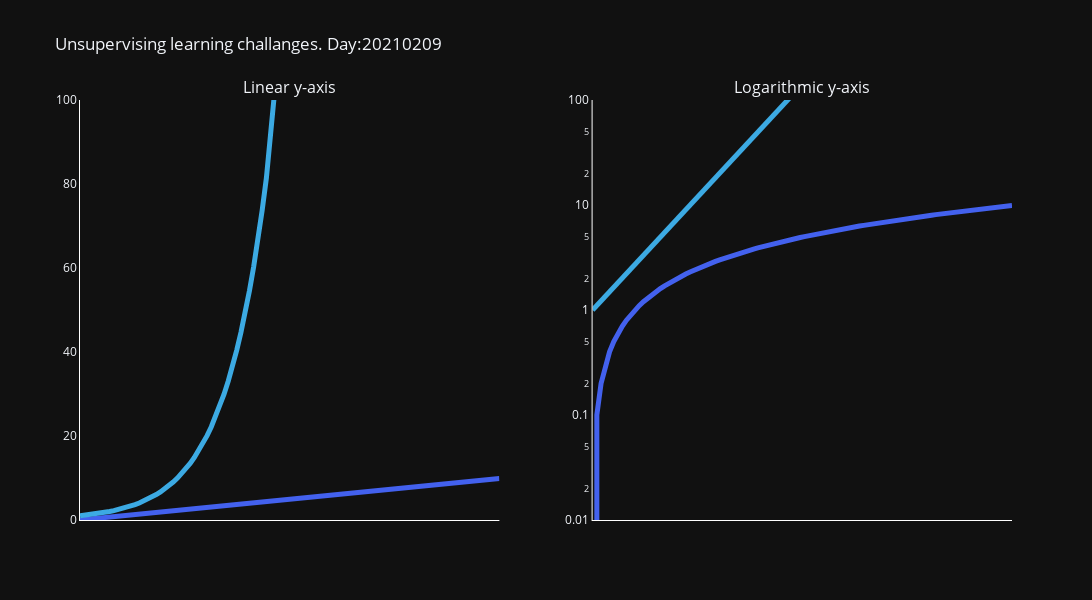

The notebook cell this image was saved under:
### Code cell
fig = make_subplots(
    rows=1, cols=2,
    subplot_titles=("Linear y-axis", "Logarithmic y-axis"))

fig.add_trace(go.Scatter(x=x, y=x,
                    mode='lines',
                    line=dict(color="#4361ee",width=5),
                    name='x = x'),row=1, col=1)

fig.add_trace(go.Scatter(y=[math.e**i for i in x], x=x,
                    mode='lines',
                    line=dict(color="#3CAAE3",width=5),
                    name='x=e**x'),row=1, col=1)

fig.add_trace(go.Scatter(x=x, y=x,
                    mode='lines',
                    line=dict(color="#4361ee",width=5),
                    name='x = x'),row=1, col=2)

fig.add_trace(go.Scatter(y=[math.e**i for i in x], x=x,
                    mode='lines',
                    line=dict(color="#3CAAE3",width=5),
                    name='x=e**x'),row=1, col=2)



fig.update_yaxes(
    range=[0,100], 
    showgrid=False,
    showline=True, linewidth=1, linecolor='white',
    row=1, col=1)

fig.update_xaxes(
    showticklabels=False,
    showgrid=False,
    dtick=False,
    showline=True, linewidth=1, linecolor='white',
    row=1, col=1)

fig.update_yaxes(
    type='log',
    range=[-2,2], 
    showgrid=False,
    showline=True, linewidth=1, linecolor='white',
    row=1, col=2)

fig.update_xaxes(
    showticklabels=False,
    showgrid=False,
    dtick=False,
    showline=True, linewidth=1, linecolor='white',
    row=1, col=2)

fig.update_layout(showlegend=False)


fig.update_layout(height=600, width=1200, title_text="Unsupervising learning challanges. Day:20210209")
fig.show()

### Figure 1 — Plotly figure (JSON) as saved in the notebook; plotly's stock layout.template omitted (floating-point values rounded to 4 significant figures)
{"data": [{"line": {"color": "#4361ee", "width": 5}, "mode": "lines", "name": "x = x", "type": "scatter", "x": [0, 0.1, 0.2, 0.3, 0.4, 0.5, 0.6, 0.7, 0.8, 0.9, 1, 1.1, 1.2, 1.3, 1.4, 1.5, 1.6, 1.7, 1.8, 1.9, 2, 2.1, 2.2, 2.3, 2.4, 2.5, 2.6, 2.7, 2.8, 2.9, 3, 3.1, 3.2, 3.3, 3.4, 3.5, 3.6, 3.7, 3.8, 3.9, 4, 4.1, 4.2, 4.3, 4.4, 4.5, 4.6, 4.7, 4.8, 4.9, 5, 5.1, 5.2, 5.3, 5.4, 5.5, 5.6, 5.7, 5.8, 5.9, 6, 6.1, 6.2, 6.3, 6.4, 6.5, 6.6, 6.7, 6.8, 6.9, 7, 7.1, 7.2, 7.3, 7.4, 7.5, 7.6, 7.7, 7.8, 7.9, 8, 8.1, 8.2, 8.3, 8.4, 8.5, 8.6, 8.7, 8.8, 8.9, 9, 9.1, 9.2, 9.3, 9.4, 9.5, 9.6, 9.7, 9.8, 9.9], "xaxis": "x", "y": [0, 0.1, 0.2, 0.3, 0.4, 0.5, 0.6, 0.7, 0.8, 0.9, 1, 1.1, 1.2, 1.3, 1.4, 1.5, 1.6, 1.7, 1.8, 1.9, 2, 2.1, 2.2, 2.3, 2.4, 2.5, 2.6, 2.7, 2.8, 2.9, 3, 3.1, 3.2, 3.3, 3.4, 3.5, 3.6, 3.7, 3.8, 3.9, 4, 4.1, 4.2, 4.3, 4.4, 4.5, 4.6, 4.7, 4.8, 4.9, 5, 5.1, 5.2, 5.3, 5.4, 5.5, 5.6, 5.7, 5.8, 5.9, 6, 6.1, 6.2, 6.3, 6.4, 6.5, 6.6, 6.7, 6.8, 6.9, 7, 7.1, 7.2, 7.3, 7.4, 7.5, 7.6, 7.7, 7.8, 7.9, 8, 8.1, 8.2, 8.3, 8.4, 8.5, 8.6, 8.7, 8.8, 8.9, 9, 9.1, 9.2, 9.3, 9.4, 9.5, 9.6, 9.7, 9.8, 9.9], "yaxis": "y"}, {"line": {"color": "#3CAAE3", "width": 5}, "mode": "lines", "name": "x=e**x", "type": "scatter", "x": [0, 0.1, 0.2, 0.3, 0.4, 0.5, 0.6, 0.7, 0.8, 0.9, 1, 1.1, 1.2, 1.3, 1.4, 1.5, 1.6, 1.7, 1.8, 1.9, 2, 2.1, 2.2, 2.3, 2.4, 2.5, 2.6, 2.7, 2.8, 2.9, 3, 3.1, 3.2, 3.3, 3.4, 3.5, 3.6, 3.7, 3.8, 3.9, 4, 4.1, 4.2, 4.3, 4.4, 4.5, 4.6, 4.7, 4.8, 4.9, 5, 5.1, 5.2, 5.3, 5.4, 5.5, 5.6, 5.7, 5.8, 5.9, 6, 6.1, 6.2, 6.3, 6.4, 6.5, 6.6, 6.7, 6.8, 6.9, 7, 7.1, 7.2, 7.3, 7.4, 7.5, 7.6, 7.7, 7.8, 7.9, 8, 8.1, 8.2, 8.3, 8.4, 8.5, 8.6, 8.7, 8.8, 8.9, 9, 9.1, 9.2, 9.3, 9.4, 9.5, 9.6, 9.7, 9.8, 9.9], "xaxis": "x", "y": [1, 1.105, 1.221, 1.35, 1.492, 1.649, 1.822, 2.014, 2.226, 2.46, 2.718, 3.004, 3.32, 3.669, 4.055, 4.482, 4.953, 5.474, 6.05, 6.686, 7.389, 8.166, 9.025, 9.974, 11.02, 12.18, 13.46, 14.88, 16.44, 18.17, 20.09, 22.2, 24.53, 27.11, 29.96, 33.12, 36.6, 40.45, 44.7, 49.4, 54.6, 60.34, 66.69, 73.7, 81.45, 90.02, 99.48, 109.9, 121.5, 134.3, 148.4, 164.0, 181.3, 200.3, 221.4, 244.7, 270.4, 298.9, 330.3, 365.0, 403.4, 445.9, 492.7, 544.6, 601.8, 665.1, 735.1, 812.4, 897.8, 992.3, 1097.0, 1212.0, 1339.0, 1480.0, 1636.0, 1808.0, 1998.0, 2208.0, 2441.0, 2697.0, 2981.0, 3294.0, 3641.0, 4024.0, 4447.0, 4915.0, 5432.0, 6003.0, 6634.0, 7332.0, 8103.0, 8955.0, 9897.0, 10940.0, 12090.0, 13360.0, 14760.0, 16320.0, 18030.0, 19930.0], "yaxis": "y"}, {"line": {"color": "#4361ee", "width": 5}, "mode": "lines", "name": "x = x", "type": "scatter", "x": [0, 0.1, 0.2, 0.3, 0.4, 0.5, 0.6, 0.7, 0.8, 0.9, 1, 1.1, 1.2, 1.3, 1.4, 1.5, 1.6, 1.7, 1.8, 1.9, 2, 2.1, 2.2, 2.3, 2.4, 2.5, 2.6, 2.7, 2.8, 2.9, 3, 3.1, 3.2, 3.3, 3.4, 3.5, 3.6, 3.7, 3.8, 3.9, 4, 4.1, 4.2, 4.3, 4.4, 4.5, 4.6, 4.7, 4.8, 4.9, 5, 5.1, 5.2, 5.3, 5.4, 5.5, 5.6, 5.7, 5.8, 5.9, 6, 6.1, 6.2, 6.3, 6.4, 6.5, 6.6, 6.7, 6.8, 6.9, 7, 7.1, 7.2, 7.3, 7.4, 7.5, 7.6, 7.7, 7.8, 7.9, 8, 8.1, 8.2, 8.3, 8.4, 8.5, 8.6, 8.7, 8.8, 8.9, 9, 9.1, 9.2, 9.3, 9.4, 9.5, 9.6, 9.7, 9.8, 9.9], "xaxis": "x2", "y": [0, 0.1, 0.2, 0.3, 0.4, 0.5, 0.6, 0.7, 0.8, 0.9, 1, 1.1, 1.2, 1.3, 1.4, 1.5, 1.6, 1.7, 1.8, 1.9, 2, 2.1, 2.2, 2.3, 2.4, 2.5, 2.6, 2.7, 2.8, 2.9, 3, 3.1, 3.2, 3.3, 3.4, 3.5, 3.6, 3.7, 3.8, 3.9, 4, 4.1, 4.2, 4.3, 4.4, 4.5, 4.6, 4.7, 4.8, 4.9, 5, 5.1, 5.2, 5.3, 5.4, 5.5, 5.6, 5.7, 5.8, 5.9, 6, 6.1, 6.2, 6.3, 6.4, 6.5, 6.6, 6.7, 6.8, 6.9, 7, 7.1, 7.2, 7.3, 7.4, 7.5, 7.6, 7.7, 7.8, 7.9, 8, 8.1, 8.2, 8.3, 8.4, 8.5, 8.6, 8.7, 8.8, 8.9, 9, 9.1, 9.2, 9.3, 9.4, 9.5, 9.6, 9.7, 9.8, 9.9], "yaxis": "y2"}, {"line": {"color": "#3CAAE3", "width": 5}, "mode": "lines", "name": "x=e**x", "type": "scatter", "x": [0, 0.1, 0.2, 0.3, 0.4, 0.5, 0.6, 0.7, 0.8, 0.9, 1, 1.1, 1.2, 1.3, 1.4, 1.5, 1.6, 1.7, 1.8, 1.9, 2, 2.1, 2.2, 2.3, 2.4, 2.5, 2.6, 2.7, 2.8, 2.9, 3, 3.1, 3.2, 3.3, 3.4, 3.5, 3.6, 3.7, 3.8, 3.9, 4, 4.1, 4.2, 4.3, 4.4, 4.5, 4.6, 4.7, 4.8, 4.9, 5, 5.1, 5.2, 5.3, 5.4, 5.5, 5.6, 5.7, 5.8, 5.9, 6, 6.1, 6.2, 6.3, 6.4, 6.5, 6.6, 6.7, 6.8, 6.9, 7, 7.1, 7.2, 7.3, 7.4, 7.5, 7.6, 7.7, 7.8, 7.9, 8, 8.1, 8.2, 8.3, 8.4, 8.5, 8.6, 8.7, 8.8, 8.9, 9, 9.1, 9.2, 9.3, 9.4, 9.5, 9.6, 9.7, 9.8, 9.9], "xaxis": "x2", "y": [1, 1.105, 1.221, 1.35, 1.492, 1.649, 1.822, 2.014, 2.226, 2.46, 2.718, 3.004, 3.32, 3.669, 4.055, 4.482, 4.953, 5.474, 6.05, 6.686, 7.389, 8.166, 9.025, 9.974, 11.02, 12.18, 13.46, 14.88, 16.44, 18.17, 20.09, 22.2, 24.53, 27.11, 29.96, 33.12, 36.6, 40.45, 44.7, 49.4, 54.6, 60.34, 66.69, 73.7, 81.45, 90.02, 99.48, 109.9, 121.5, 134.3, 148.4, 164.0, 181.3, 200.3, 221.4, 244.7, 270.4, 298.9, 330.3, 365.0, 403.4, 445.9, 492.7, 544.6, 601.8, 665.1, 735.1, 812.4, 897.8, 992.3, 1097.0, 1212.0, 1339.0, 1480.0, 1636.0, 1808.0, 1998.0, 2208.0, 2441.0, 2697.0, 2981.0, 3294.0, 3641.0, 4024.0, 4447.0, 4915.0, 5432.0, 6003.0, 6634.0, 7332.0, 8103.0, 8955.0, 9897.0, 10940.0, 12090.0, 13360.0, 14760.0, 16320.0, 18030.0, 19930.0], "yaxis": "y2"}], "layout": {"annotations": [{"font": {"size": 16}, "showarrow": false, "text": "Linear y-axis", "x": 0.225, "xanchor": "center", "xref": "paper", "y": 1, "yanchor": "bottom", "yref": "paper"}, {"font": {"size": 16}, "showarrow": false, "text": "Logarithmic y-axis", "x": 0.775, "xanchor": "center", "xref": "paper", "y": 1, "yanchor": "bottom", "yref": "paper"}], "height": 600, "showlegend": false, "title": {"text": "Unsupervising learning challanges. Day:20210209"}, "width": 1200, "xaxis": {"anchor": "y", "domain": [0, 0.45], "dtick": false, "linecolor": "white", "linewidth": 1, "showgrid": false, "showline": true, "showticklabels": false}, "xaxis2": {"anchor": "y2", "domain": [0.55, 1], "dtick": false, "linecolor": "white", "linewidth": 1, "showgrid": false, "showline": true, "showticklabels": false}, "yaxis": {"anchor": "x", "domain": [0, 1], "linecolor": "white", "linewidth": 1, "range": [0, 100], "showgrid": false, "showline": true}, "yaxis2": {"anchor": "x2", "domain": [0, 1], "linecolor": "white", "linewidth": 1, "range": [-2, 2], "showgrid": false, "showline": true, "type": "log"}}}
